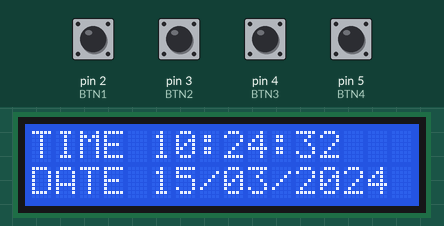
This sketch was run on a simulated Arduino Uno, built with avr-gcc and run on an emulated ATmega328P. Shown: 16×2 character LCD. The test bench sets the inputs (shaded band); at power-on: pin 2 (BTN1), pin 3 (BTN2), pin 4 (BTN3), pin 5 (BTN4) HIGH. The local clock reads 2024-03-15 10:24:30 at power-on unless the sketch sets it; what the sketch prints to the serial monitor is not drawn.

Above: at 2.7 s.
2.8 s: pin 5 (BTN4) pulled LOW for 0.15 s
At 3.9 s:
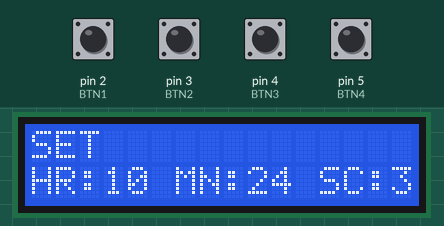
4.5 s: pin 5 (BTN4) pulled LOW for 1 s
At 6.1 s:
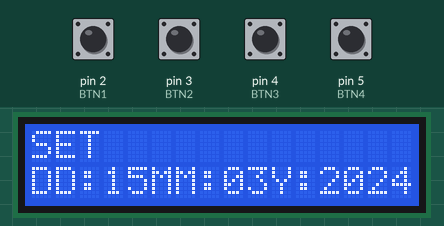
7.0 s: pin 2 (BTN1) pulled LOW for 1 s
At 9.1 s:
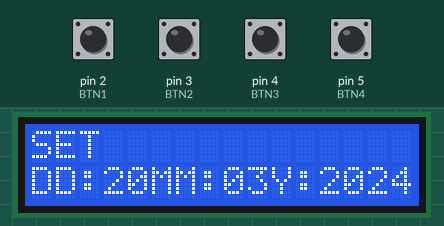
9.5 s: pin 3 (BTN2) pulled LOW for 0.15 s
At 10.4 s:
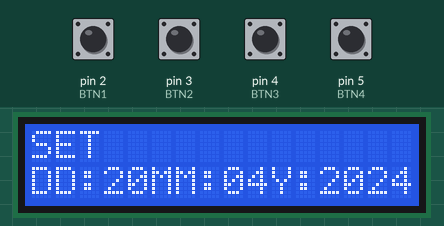
11.1 s: pin 4 (BTN3) pulled LOW for 0.15 s
At 11.7 s:
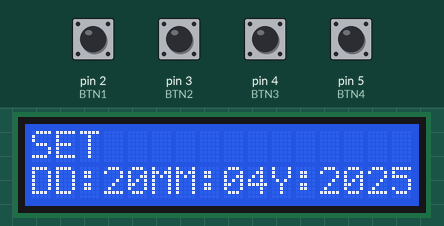
12.7 s: pin 2 (BTN1) pulled LOW for 0.15 s
At 14.2 s:
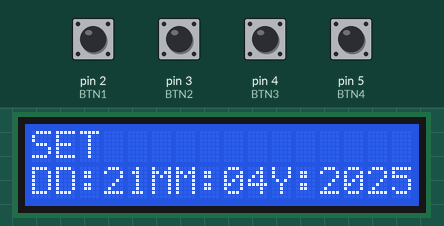
Timing chart, 0 to 15.3 s (numbered marks = the images above; inputs shaded):
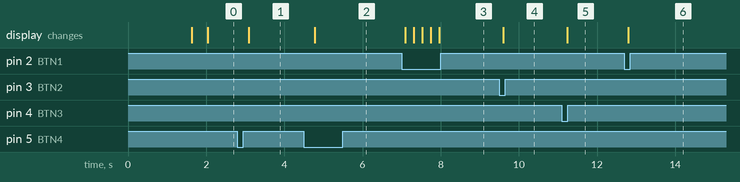

Measured:
- after the input at 2.8 s, the display: changes after 0.29 s (image 1)
- after the input at 4.5 s, the display: changes after 0.28 s (image 2)
- after the input at 7.0 s, the display: first changes after 0.10 s (image 3 shows a later state)
- after the input at 9.5 s, the display: changes after 0.10 s (image 4)
- after the input at 11.1 s, the display: changes after 0.13 s (image 5)
- after the input at 12.7 s, the display: changes after 0.10 s (image 6)

The sketch:

RTC_Module_Clock.ino
```cpp
#include <Wire.h>
#include <RTClib.h>
#include <LiquidCrystal_I2C.h>

RTC_DS3231 rtc;
LiquidCrystal_I2C lcd(0x27, 16, 2);

const int BTN1 = 2;  // Hour/Day
const int BTN2 = 3;  // Minute/Month
const int BTN3 = 4;  // Second/Year
const int BTN4 = 5;  // Cycle modes

enum ClockMode { MODE_DISPLAY, MODE_SET_TIME, MODE_SET_DATE };
ClockMode mode = MODE_DISPLAY;

unsigned long btnTimers[3] = {0,0,0};
const unsigned long firstDelay = 600;
const unsigned long repeatDelay = 200;
bool needsUpdate = true;  // Anti-flicker

// Change detection globals
static DateTime lastNow;
static ClockMode lastMode = MODE_DISPLAY;

void setup() {
  Serial.begin(9600);
  Wire.begin();
  lcd.init(); lcd.backlight();
  lcd.setCursor(0,0);
  lcd.print("RTC Interface");
  lcd.setCursor (0,1);
  lcd.print("using DS3231");
  delay(1500);
  lcd.clear();

  if (!rtc.begin()) {
    lcd.print("RTC FAIL");
    while(1);
  }

  pinMode(BTN1, INPUT_PULLUP);
  pinMode(BTN2, INPUT_PULLUP);
  pinMode(BTN3, INPUT_PULLUP);
  pinMode(BTN4, INPUT_PULLUP);
}

void loop() {
  DateTime now = rtc.now();
  checkAllButtons(now);
  updateDisplay(now);
  delay(40);
}

void updateDisplay(DateTime now) {
  // Anti-flicker
  if (now == lastNow && mode == lastMode && !needsUpdate) return;
  lastNow = now;
  lastMode = mode;
  needsUpdate = false;
  lcd.clear();

  if (mode == MODE_DISPLAY) {
    // Labels + fullscreen values
    lcd.setCursor(0,0); lcd.print("TIME ");
    padZero(now.hour()); lcd.print(':');
    padZero(now.minute()); lcd.print(':');
    padZero(now.second());

    lcd.setCursor(0,1); lcd.print("DATE ");
    padZero(now.day()); lcd.print('/');
    padZero(now.month()); lcd.print("/20");
    padZero(now.year()%100);
  }
  else {
    // SET header
    lcd.setCursor(0,0); lcd.print("SET");

    if (mode == MODE_SET_TIME) {
      lcd.setCursor(0,1);
      lcd.print("HR:"); padZero(now.hour());
      lcd.print(" MN:"); padZero(now.minute());
      lcd.print(" SC:"); padZero(now.second());
    }
    else {  // MODE_SET_DATE
      lcd.setCursor(0,1);
      lcd.print("DD:"); padZero(now.day());
      lcd.print("MM:"); padZero(now.month());
      lcd.print("Y:20"); padZero(now.year()%100);
    }
  }
}

void checkAllButtons(DateTime now) {
  // Btn4: Cycle modes
  static bool lastToggle = HIGH;
  bool toggleNow = digitalRead(BTN4);
  if (toggleNow == LOW && lastToggle == HIGH) {
    mode = (ClockMode)(((int)mode + 1) % 3);
    Serial.print("MODE: ");
    Serial.println(mode == MODE_DISPLAY ? "DISPLAY" : (mode == MODE_SET_TIME ? "TIME SET" : "DATE SET"));
    needsUpdate = true;  // Force display update
    delay(250);
  }
  lastToggle = toggleNow;

  if (mode != MODE_DISPLAY) {
    if (digitalRead(BTN1) == LOW) handleRepeat(BTN1, now, 1); else btnTimers[0] = 0;
    if (digitalRead(BTN2) == LOW) handleRepeat(BTN2, now, 2); else btnTimers[1] = 0;
    if (digitalRead(BTN3) == LOW) handleRepeat(BTN3, now, 3); else btnTimers[2] = 0;
  }
}

void handleRepeat(int btnPin, DateTime now, int field) {
  int index = btnPin - 2;
  unsigned long nowTime = millis();

  if (btnTimers[index] == 0 || nowTime - btnTimers[index] > firstDelay) {
    adjustField(now, field);
    btnTimers[index] = nowTime;
  } else if (nowTime - btnTimers[index] > repeatDelay) {
    adjustField(now, field);
    btnTimers[index] = nowTime;
  }
}

void adjustField(DateTime now, int field) {
  int y = now.year(), m = now.month(), d = now.day();
  int h = now.hour(), min = now.minute(), s = now.second();

  if (mode == MODE_SET_TIME) {
    if (field == 1) h = (h + 1) % 24;
    if (field == 2) min = (min + 1) % 60;
    if (field == 3) s = (s + 1) % 60;
  } else {
    if (field == 1) d = (d % daysInMonth(y, m)) + 1;
    if (field == 2) m = (m % 12) + 1;
    if (field == 3) y += 1;
  }

  rtc.adjust(DateTime(y, m, d, h, min, s));
  needsUpdate = true;  // Force display update
}

int daysInMonth(int year, int month) {
  if (month == 2) return isLeapYear(year) ? 29 : 28;
  if (month == 4 || month == 6 || month == 9 || month == 11) return 30;
  return 31;
}

bool isLeapYear(int year) {
  return (year % 4 == 0 && year % 100 != 0) || (year % 400 == 0);
}

void padZero(int n) {
  if (n < 10) lcd.print('0');
  lcd.print(n);
}
```
